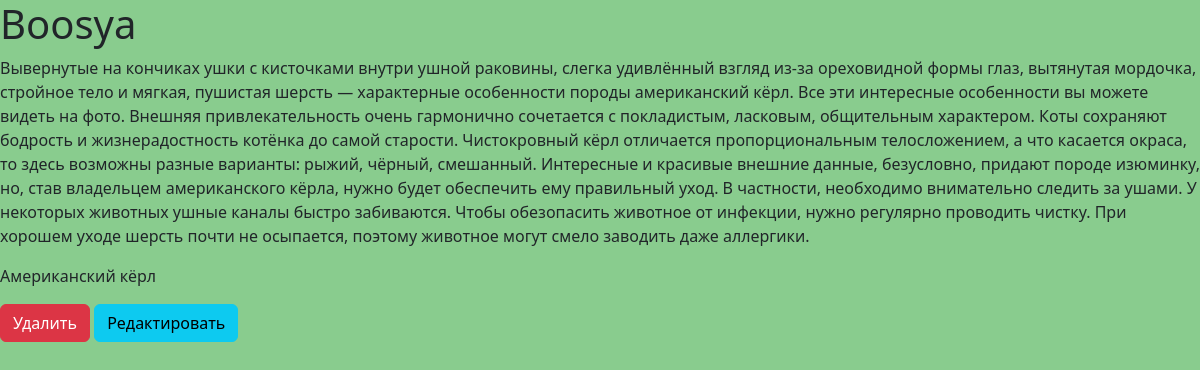
Screenshot of /9 with the database file from the repository.
### mainshop/models.py (models this page shows, shortened)
class Cats(models.Model):
    name = models.CharField("Имя кота", max_length=20)
    description = models.TextField("Описание")
    breed = models.CharField("Порода", max_length=30)
    age = models.IntegerField()
    class Meta:
        verbose_name = "Кот"
        verbose_name_plural = "Коты"

### mainshop/views.py (the view)
# urls.py: path("<int:pk>", views.CatsDetail.as_view(), name="cats-detail"),
class CatsDetail(DetailView):
    model = Cats
    template_name = "mainshop/detail-cats.html"
    context_object_name = "cats"

### mainshop/templates/mainshop/detail-cats.html (shortened to what this page needs)
{% extends "mainshop/layout.html" %}
{% block content %}
    <div class="features">
        <h1>{{cats.name}}</h1>
        <p>{{cats.description}}</p>
        <p>{{cats.breed}}</p>
        <a href="{% url 'cats-delete' cats.id %}" class = "btn btn-danger">Удалить</a>
        <a href="{% url 'cats-update' cats.id %}" class = "btn btn-info">Редактировать</a>
    </div>
{% endblock %}

### mainshop/static/mainshop/css/homepage.css (style rules this page uses)
body { background: #89cc8e; }

### rows the page displays
Cats: description "Вывернутые на кончиках ушки с кисточками внутри ушной раковины, слегка удивлённый взгляд из-за ореховидной формы глаз, вытянутая мордочка, стройное тело и мягкая, пушистая шерсть — характерные особенности породы американский кёрл. Все эти интересные особенности вы можете видеть на фото. Внешняя привлекательность очень гармонично сочетается с покладистым, ласковым, общительным характером. Коты сохраняют бодрость и жизнерадостность котёнка до самой старости. Чистокровный кёрл отличается пропорциональным телосложением, а что касается окраса, то здесь возможны разные варианты: рыжий, чёрный, смешанный. Интересные и красивые внешние данные, безусловно, придают породе изюминку, но, став…", breed "Американский кёрл"
